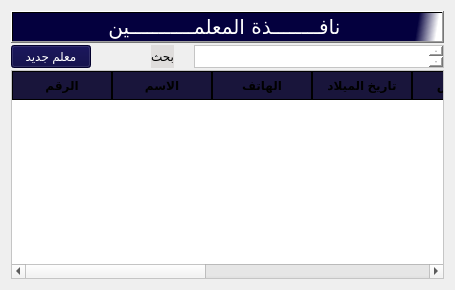
                   <widget class="QWidget" name="tab_232">
                    <attribute name="title">
                     <string>ادارة المعلمين</string>
                    </attribute>
                    <layout class="QGridLayout" name="gridLayout_13">
                     <item row="0" column="0">
                      <layout class="QVBoxLayout" name="verticalLayout_303" stretch="5,5,90">
                       <property name="spacing">
                        <number>2</number>
                       </property>
                       <item>
                        <widget class="QPushButton" name="pushButton_551">
                         <property name="font">
                          <font>
                           <family>PT Bold Heading</family>
                           <pointsize>15</pointsize>
                           <weight>50</weight>
                           <italic>false</italic>
                           <bold>false</bold>
                          </font>
                         </property>
                         <property name="cursor">
                          <cursorShape>PointingHandCursor</cursorShape>
                         </property>
                         <property name="styleSheet">
                          <string notr="true">background-color:rgb(223, 221, 220);
color:rgb(0, 0, 0);

font: 18pt &quot;Mohammad Annoktah&quot;;
background-color:qlineargradient(spread:pad, x1:0.506975, y1:0.432, x2:0.99, y2:0.437227, stop:0.900498 rgba(4, 0, 62, 255), stop:1 rgba(255, 255, 255, 255));
color:rgb(255, 255, 255);
font: 15pt &quot;PT Bold Heading&quot;;
</string>
                         </property>
                         <property name="text">
                          <string>نافــــــــذة المعلمـــــــــــين </string>
                         </property>
                         <property name="flat">
                          <bool>false</bool>
                         </property>
                        </widget>
                       </item>
                       <item>
                        <layout class="QHBoxLayout" name="horizontalLayout_473" stretch="0,40,0,0">
                         <property name="spacing">
                          <number>20</number>
                         </property>
                         <item>
                          <widget class="QPushButton" name="btnAddNewTeacher">
                           <property name="layoutDirection">
                            <enum>Qt::LeftToRight</enum>
                           </property>
                           <property name="styleSheet">
                            <string notr="true">background-color:rgb(4, 0, 62);
color:rgb(255, 255, 255);
font: 15pt &quot;PT Bold Heading&quot;;</string>
                           </property>
                           <property name="text">
                            <string>معلم جديد</string>
                           </property>
                           <property name="icon">
                            <iconset>
                             <normaloff>icons/add-to-28.svg</normaloff>icons/add-to-28.svg</iconset>
                           </property>
                           <property name="iconSize">
                            <size>
                             <width>30</width>
                             <height>30</height>
                            </size>
                           </property>
                          </widget>
                         </item>
                         <item>
                          <spacer name="horizontalSpacer_131">
                           <property name="orientation">
                            <enum>Qt::Horizontal</enum>
                           </property>
                           <property name="sizeHint" stdset="0">
                            <size>
                             <width>40</width>
                             <height>20</height>
                            </size>
                           </property>
                          </spacer>
                         </item>
                         <item>
                          <widget class="QLabel" name="label_399">
                           <property name="styleSheet">
                            <string notr="true">background-color:rgb(223, 221, 220);
color:rgb(0, 0, 0);

font: 15pt &quot;Mohammad Annoktah&quot;;</string>
                           </property>
                           <property name="text">
                            <string>بحث</string>
                           </property>
                          </widget>
                         </item>
                         <item>
                          <widget class="QTextEdit" name="txtTeachersSearch">
                           <property name="sizePolicy">
                            <sizepolicy hsizetype="Expanding" vsizetype="Expanding">
                             <horstretch>0</horstretch>
                             <verstretch>0</verstretch>
                            </sizepolicy>
                           </property>
                           <property name="minimumSize">
                            <size>
                             <width>15</width>
                             <height>15</height>
                            </size>
                           </property>
                           <property name="maximumSize">
                            <size>
                             <width>250</width>
                             <height>40</height>
                            </size>
                           </property>
                           <property name="sizeIncrement">
                            <size>
                             <width>15</width>
                             <height>15</height>
                            </size>
                           </property>
                           <property name="layoutDirection">
                            <enum>Qt::LeftToRight</enum>
                           </property>
                           <property name="styleSheet">
                            <string notr="true">background-color:rgb(255, 255, 255);
color:rgb(0, 0, 0);
font: 10pt &quot;PT Bold Heading&quot;;</string>
                           </property>
                          </widget>
                         </item>
                        </layout>
                       </item>
                       <item>
                        <layout class="QHBoxLayout" name="horizontalLayout_474">
                         <item>
                          <widget class="QTableWidget" name="tblTeachers">
                           <property name="styleSheet">
                            <string notr="true">QTableWidget {
    background-color: #FFFFFF;
    alternate-background-color:rgb(0, 0, 0);
    font: 9pt &quot;PT Bold Heading&quot;;
    font-weight: bold;
 color:rgb(0, 0, 0)
}

QHeaderView::section {
    background-color:rgb(25, 21, 59);
    border: 1px solid rgb(0, 0, 0);
    font-weight: bold;
    padding: 4px;
    text-align: center;
	font: 10pt &quot;PT Bold Heading&quot;;
}

QTableWidget::item:selected {
    background-color:rgb(25, 21, 65);
    color:rgb(255, 255, 255);
}</string>
                           </property>
                           <column>
                            <property name="text">
                             <string>الرقم</string>
                            </property>
                           </column>
                           <column>
                            <property name="text">
                             <string>الاسم</string>
                            </property>
                           </column>
                           <column>
                            <property name="text">
                             <string>الهاتف</string>
                            </property>
                           </column>
                           <column>
                            <property name="text">
                             <string>تاريخ الميلاد</string>
                            </property>
                           </column>
                           <column>
                            <property name="text">
                             <string>التخصص</string>
                            </property>
                           </column>
                           <column>
                            <property name="text">
                             <string>المهمة</string>
                            </property>
                           </column>
                           <column>
                            <property name="text">
                             <string>الحالة</string>
                            </property>
                           </column>
                           <column>
                            <property name="text">
                             <string>البصمة</string>
                            </property>
                           </column>
                           <column>
                            <property name="text">
                             <string>العمليات</string>
                            </property>
                           </column>
                          </widget>
                         </item>
                        </layout>
                       </item>
                      </layout>
                     </item>
                    </layout>
                   </widget>
